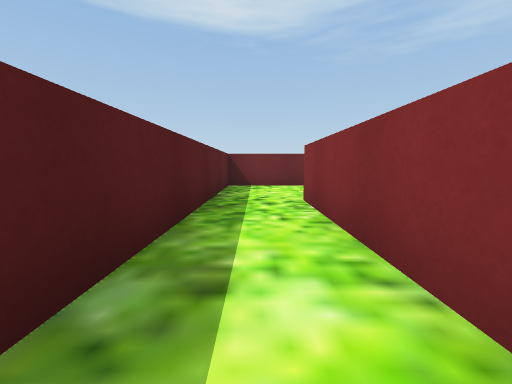
view 1 (above)

16 first-person views from a walk through a Unity game level. The camera is 0.64 m above the floor, tilts 6° down and sees 90° across. The floor is counted in squares, 1 m on a side. Each view is taken from the middle of a square. On the plan, view 1 faces up. The plan holds only what a view shows up to about 9 squares ahead; the rest is blank. The place goes on beyond the plan. The player character is not drawn. Some surface patterns are stand-ins.

view 2
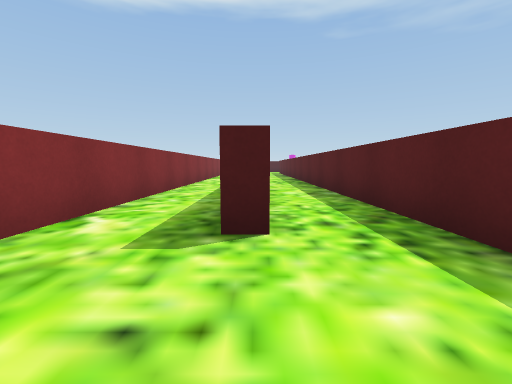

view 3
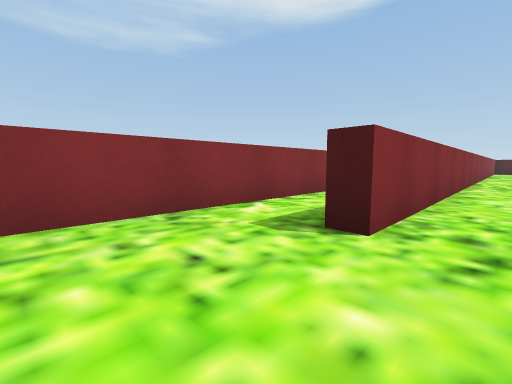

view 4
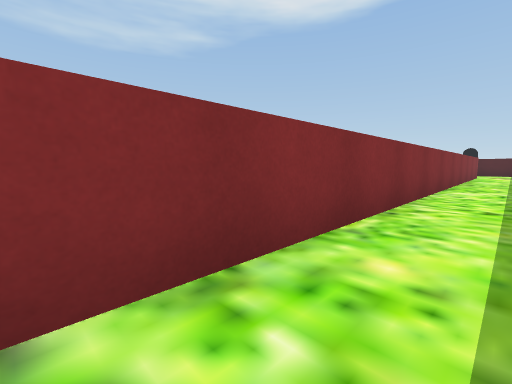

view 5
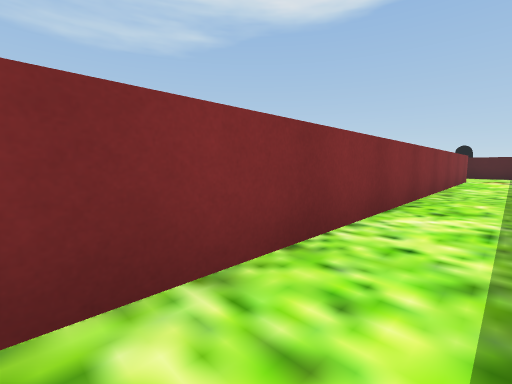

view 6
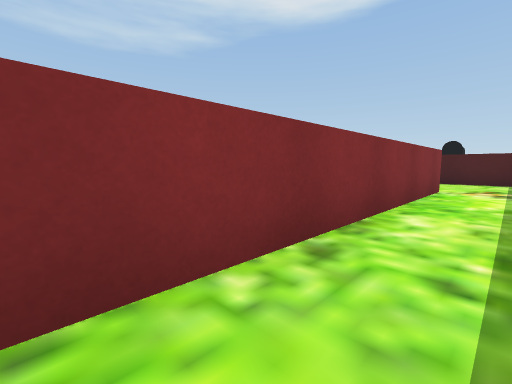

view 7
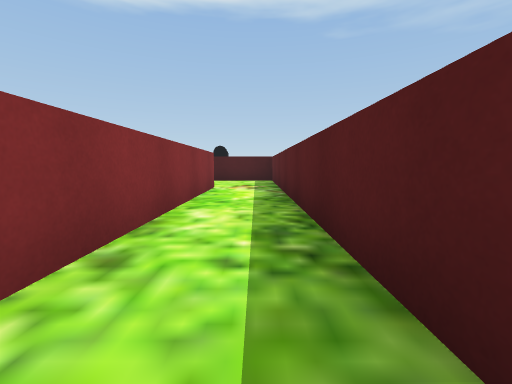

view 8
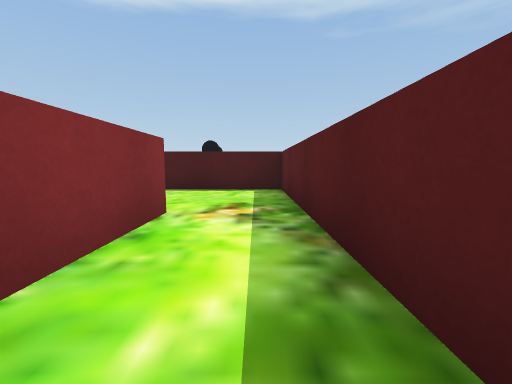

view 9
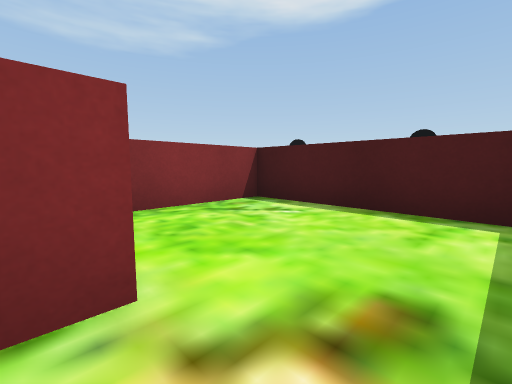

view 10
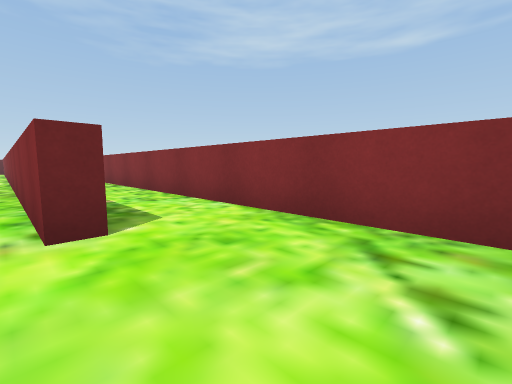

view 11
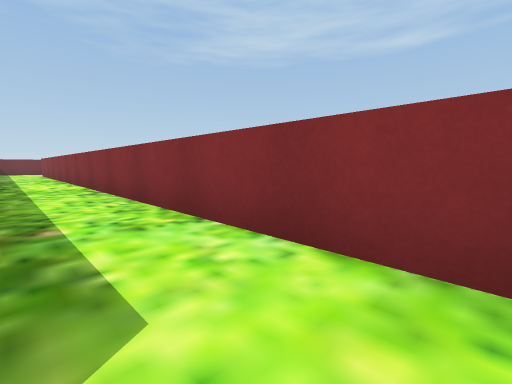

view 12
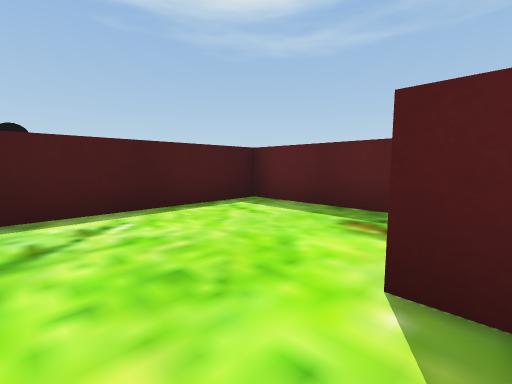

view 13
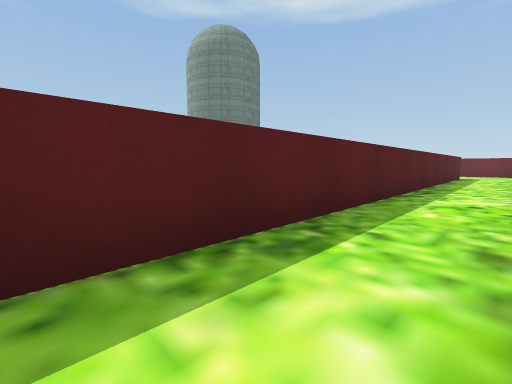

view 14
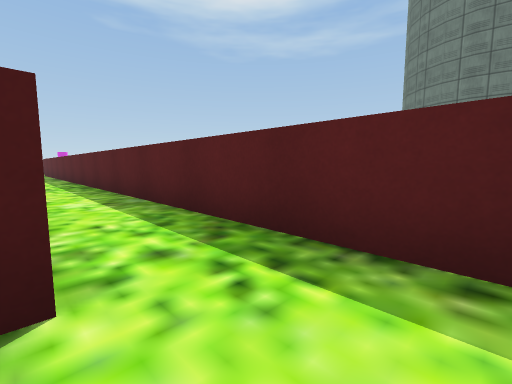

view 15
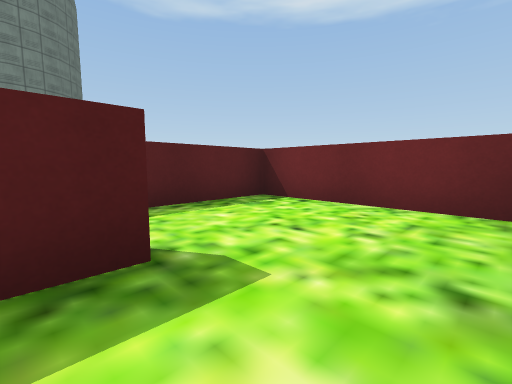

view 16
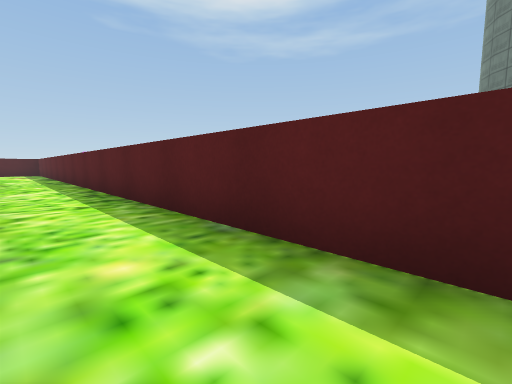

### Floor plan
Points are (right, up) in squares from view 1. A wall is a line through its corners. A room is listed if a view was taken in it or the views show most of it. See-through windows are left out.
Room 1 (views 1, 2, 3, 4, 5, 6, 7, 8, 9, 10, 11, 13, 14, 15, 16)
walls: (0.9, -5) (0.9, 4.7) (1.3, 4.7) (1.3, -16.7) (5.7, -16.7) (5.7, -13.5); (3.7, -13.4) (3.2, -13.4) (3.2, 7.1); (3.1, 8.1) (-0.9, 8.1) (-0.9, -5)
ways out: opening at (5, -13) to room 2
Room 2 (view 12)
walls: (3.7, -12.9) (3.7, -13.4); (5.7, -13.5) (5.7, -2.9)
ways out: opening at (5, -13) to room 1

Positions as (right, up) in squares from view 1, and headings:
1: (0, 0), facing up
2: (1, 7), facing down
3: (0, 7), facing down-right
4: (2, 3), facing down-right
5: (2, -1), facing down-right
6: (2, -6), facing down-right
7: (2, -6), facing down
8: (2, -10), facing down
9: (2, -13), facing down-right
10: (3, -16), facing up-right
11: (4, -14), facing up-right
12: (5, -13), facing down-left
13: (3, -10), facing up-left
14: (1, 6), facing down-left
15: (3, 4), facing up-left
16: (3, 3), facing down-left
